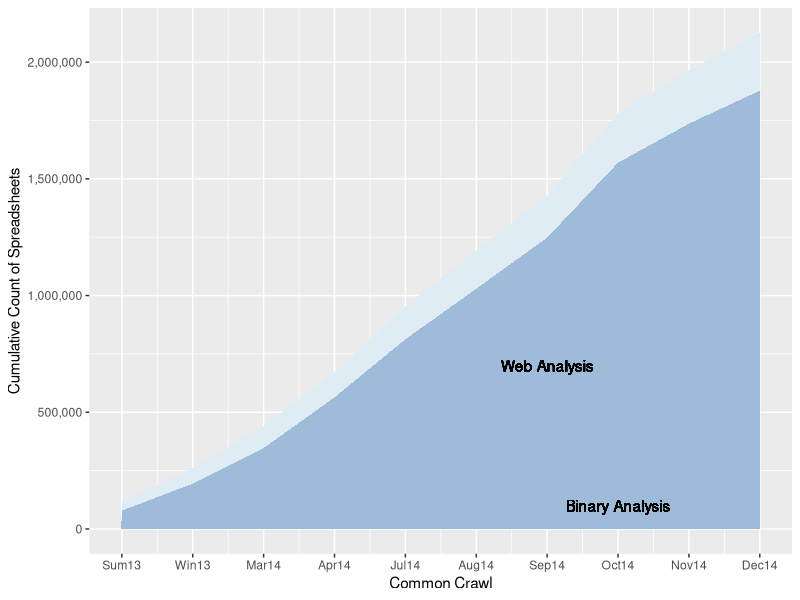

Source code (R):
set.seed(1234)

# http://www.cookbook-r.com/Graphs/Legends_%28ggplot2%29/

library("ggplot2")
library("scales")

cbPalette <- c("#999999", "#E69F00", "#56B4E9", "#009E73", "#F0E442", "#0072B2", "#D55E00", "#CC79A7")

cbbPalette <- c("#56B4E9", "#E69F00", "#999999", "#009E73", "#F0E442", "#0072B2", "#D55E00", "#CC79A7")


df <- read.csv('stackarea2.csv')

m <- ggplot(data = df, aes(x = Group, y = Count, fill = factor(Type))) + 
  geom_area() + scale_fill_brewer(type = "seq", palette = 3) +
  # scale_fill_discrete("Spreadsheet Layer", breaks=c(1:2), labels=c("Binary Analysis", "Web Analysis")) + 
  guides(fill = guide_legend(reverse=TRUE)) +     
  geom_text(aes(x=7, y=100000, label="Binary Analysis", family="sans")) +
  geom_text(aes(x=6, y=700000, label="Web Analysis", family="sans")) +
  guides(fill = FALSE) + 
  ylab("Cumulative Count of Spreadsheets") +
  xlab("Common Crawl") + scale_x_continuous(breaks=c(0:9), 
                                            labels=c("Sum13",
                                                     "Win13",
                                                     "Mar14",
                                                     "Apr14",                                                                                                          
                                                     "Jul14",
                                                     "Aug14",
                                                     "Sep14",
                                                     "Oct14",
                                                     "Nov14",
                                                     "Dec14"
                                                     )) + scale_y_continuous(labels=comma)
#print(m)

png(width=8000,height=4500,res=600)

#svg("stack.svg", width=5.5, height=3.5)
plot(m)
dev.off()



